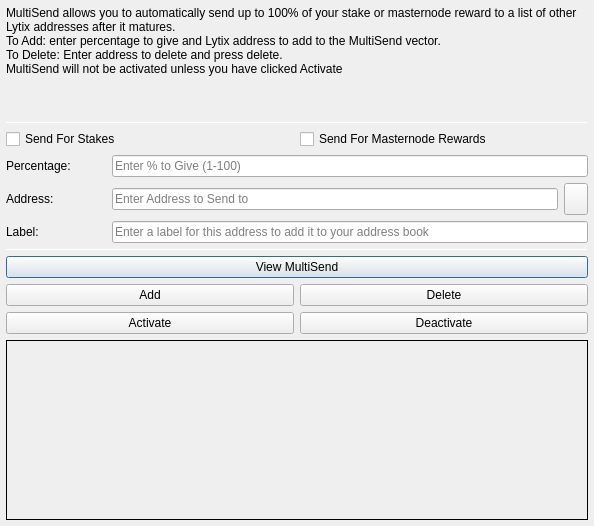
<?xml version="1.0" encoding="UTF-8"?>
<ui version="4.0">
 <class>MultiSendDialog</class>
 <widget class="QDialog" name="MultiSendDialog">
  <property name="windowModality">
   <enum>Qt::NonModal</enum>
  </property>
  <property name="geometry">
   <rect>
    <x>0</x>
    <y>0</y>
    <width>594</width>
    <height>526</height>
   </rect>
  </property>
  <property name="windowTitle">
   <string>MultiSend</string>
  </property>
  <layout class="QVBoxLayout" name="verticalLayout" stretch="0">
   <property name="leftMargin">
    <number>6</number>
   </property>
   <property name="topMargin">
    <number>6</number>
   </property>
   <property name="rightMargin">
    <number>6</number>
   </property>
   <property name="bottomMargin">
    <number>6</number>
   </property>
   <item>
    <layout class="QVBoxLayout" name="verticalLayout_Main" stretch="1,1,1,0,1,1,1">
     <item>
      <widget class="QLabel" name="label_2">
       <property name="lineWidth">
        <number>1</number>
       </property>
       <property name="text">
        <string>MultiSend allows you to automatically send up to 100% of your stake or masternode reward to a list of other Lytix addresses after it matures.
To Add: enter percentage to give and Lytix address to add to the MultiSend vector.
To Delete: Enter address to delete and press delete.
MultiSend will not be activated unless you have clicked Activate</string>
       </property>
       <property name="alignment">
        <set>Qt::AlignLeading|Qt::AlignLeft|Qt::AlignTop</set>
       </property>
       <property name="wordWrap">
        <bool>true</bool>
       </property>
      </widget>
     </item>
     <item>
      <widget class="Line" name="line">
       <property name="minimumSize">
        <size>
         <width>0</width>
         <height>1</height>
        </size>
       </property>
       <property name="maximumSize">
        <size>
         <width>16777215</width>
         <height>1</height>
        </size>
       </property>
       <property name="orientation">
        <enum>Qt::Horizontal</enum>
       </property>
      </widget>
     </item>
     <item>
      <layout class="QVBoxLayout" name="verticalLayout_Settings">
       <item>
        <layout class="QHBoxLayout" name="horizontalLayout">
         <item>
          <widget class="QCheckBox" name="multiSendStakeCheckBox">
           <property name="text">
            <string>Send For Stakes</string>
           </property>
          </widget>
         </item>
         <item>
          <widget class="QCheckBox" name="multiSendMasternodeCheckBox">
           <property name="text">
            <string>Send For Masternode Rewards</string>
           </property>
          </widget>
         </item>
        </layout>
       </item>
       <item>
        <layout class="QHBoxLayout" name="horizontalLayout_6">
         <item>
          <widget class="QLabel" name="label">
           <property name="minimumSize">
            <size>
             <width>100</width>
             <height>0</height>
            </size>
           </property>
           <property name="toolTip">
            <string>Percentage of stake to send</string>
           </property>
           <property name="text">
            <string>Percentage:</string>
           </property>
          </widget>
         </item>
         <item>
          <widget class="QLineEdit" name="multiSendPercentEdit">
           <property name="toolTip">
            <string>Enter whole numbers 1 - 100</string>
           </property>
           <property name="placeholderText">
            <string>Enter % to Give (1-100)</string>
           </property>
          </widget>
         </item>
        </layout>
       </item>
       <item>
        <layout class="QHBoxLayout" name="horizontalLayout_7">
         <item>
          <widget class="QLabel" name="label_5">
           <property name="minimumSize">
            <size>
             <width>100</width>
             <height>0</height>
            </size>
           </property>
           <property name="toolTip">
            <string>Address to send portion of stake to</string>
           </property>
           <property name="text">
            <string>Address:</string>
           </property>
          </widget>
         </item>
         <item>
          <widget class="QLineEdit" name="multiSendAddressEdit">
           <property name="toolTip">
            <string/>
           </property>
           <property name="placeholderText">
            <string>Enter Address to Send to</string>
           </property>
          </widget>
         </item>
         <item>
          <widget class="QToolButton" name="addressBookButton">
           <property name="maximumSize">
            <size>
             <width>16777215</width>
             <height>32</height>
            </size>
           </property>
           <property name="toolTip">
            <string>Choose an address from the address book</string>
           </property>
           <property name="text">
            <string/>
           </property>
           <property name="icon">
            <iconset resource="../bitcoin.qrc">
             <normaloff>:/icons/address-book</normaloff>:/icons/address-book</iconset>
           </property>
           <property name="shortcut">
            <string>Alt+A</string>
           </property>
          </widget>
         </item>
        </layout>
       </item>
      </layout>
     </item>
     <item>
      <layout class="QHBoxLayout" name="horizontalLayout_3">
       <item>
        <widget class="QLabel" name="label_3">
         <property name="minimumSize">
          <size>
           <width>100</width>
           <height>0</height>
          </size>
         </property>
         <property name="text">
          <string>Label:</string>
         </property>
        </widget>
       </item>
       <item>
        <widget class="QLineEdit" name="labelAddressLabelEdit">
         <property name="placeholderText">
          <string>Enter a label for this address to add it to your address book</string>
         </property>
        </widget>
       </item>
      </layout>
     </item>
     <item>
      <widget class="Line" name="line_2">
       <property name="minimumSize">
        <size>
         <width>0</width>
         <height>1</height>
        </size>
       </property>
       <property name="maximumSize">
        <size>
         <width>16777215</width>
         <height>1</height>
        </size>
       </property>
       <property name="orientation">
        <enum>Qt::Horizontal</enum>
       </property>
      </widget>
     </item>
     <item>
      <layout class="QVBoxLayout" name="verticalLayout_Buttons">
       <item>
        <layout class="QHBoxLayout" name="horizontalLayout_4">
         <item>
          <widget class="QPushButton" name="viewButton">
           <property name="toolTip">
            <string/>
           </property>
           <property name="statusTip">
            <string>View MultiSend Vector</string>
           </property>
           <property name="text">
            <string>View MultiSend</string>
           </property>
          </widget>
         </item>
        </layout>
       </item>
       <item>
        <layout class="QHBoxLayout" name="horizontalLayout_2">
         <item>
          <widget class="QPushButton" name="addButton">
           <property name="toolTip">
            <string/>
           </property>
           <property name="statusTip">
            <string>Add to MultiSend Vector</string>
           </property>
           <property name="text">
            <string>Add</string>
           </property>
          </widget>
         </item>
         <item>
          <widget class="QPushButton" name="deleteButton">
           <property name="toolTip">
            <string/>
           </property>
           <property name="statusTip">
            <string>Delete Address From MultiSend Vector</string>
           </property>
           <property name="text">
            <string>Delete</string>
           </property>
          </widget>
         </item>
        </layout>
       </item>
       <item>
        <layout class="QHBoxLayout" name="horizontalLayout_5">
         <item>
          <widget class="QPushButton" name="activateButton">
           <property name="statusTip">
            <string>Activate MultiSend</string>
           </property>
           <property name="text">
            <string>Activate</string>
           </property>
          </widget>
         </item>
         <item>
          <widget class="QPushButton" name="disableButton">
           <property name="statusTip">
            <string>Deactivate MultiSend</string>
           </property>
           <property name="text">
            <string>Deactivate</string>
           </property>
          </widget>
         </item>
        </layout>
       </item>
      </layout>
     </item>
     <item>
      <widget class="QLabel" name="message">
       <property name="minimumSize">
        <size>
         <width>0</width>
         <height>180</height>
        </size>
       </property>
       <property name="frameShape">
        <enum>QFrame::Panel</enum>
       </property>
       <property name="frameShadow">
        <enum>QFrame::Plain</enum>
       </property>
       <property name="lineWidth">
        <number>1</number>
       </property>
       <property name="midLineWidth">
        <number>1</number>
       </property>
       <property name="text">
        <string/>
       </property>
       <property name="alignment">
        <set>Qt::AlignLeading|Qt::AlignLeft|Qt::AlignTop</set>
       </property>
       <property name="wordWrap">
        <bool>true</bool>
       </property>
      </widget>
     </item>
    </layout>
   </item>
  </layout>
 </widget>
 <resources>
  <include location="../bitcoin.qrc"/>
 </resources>
 <connections/>
</ui>
